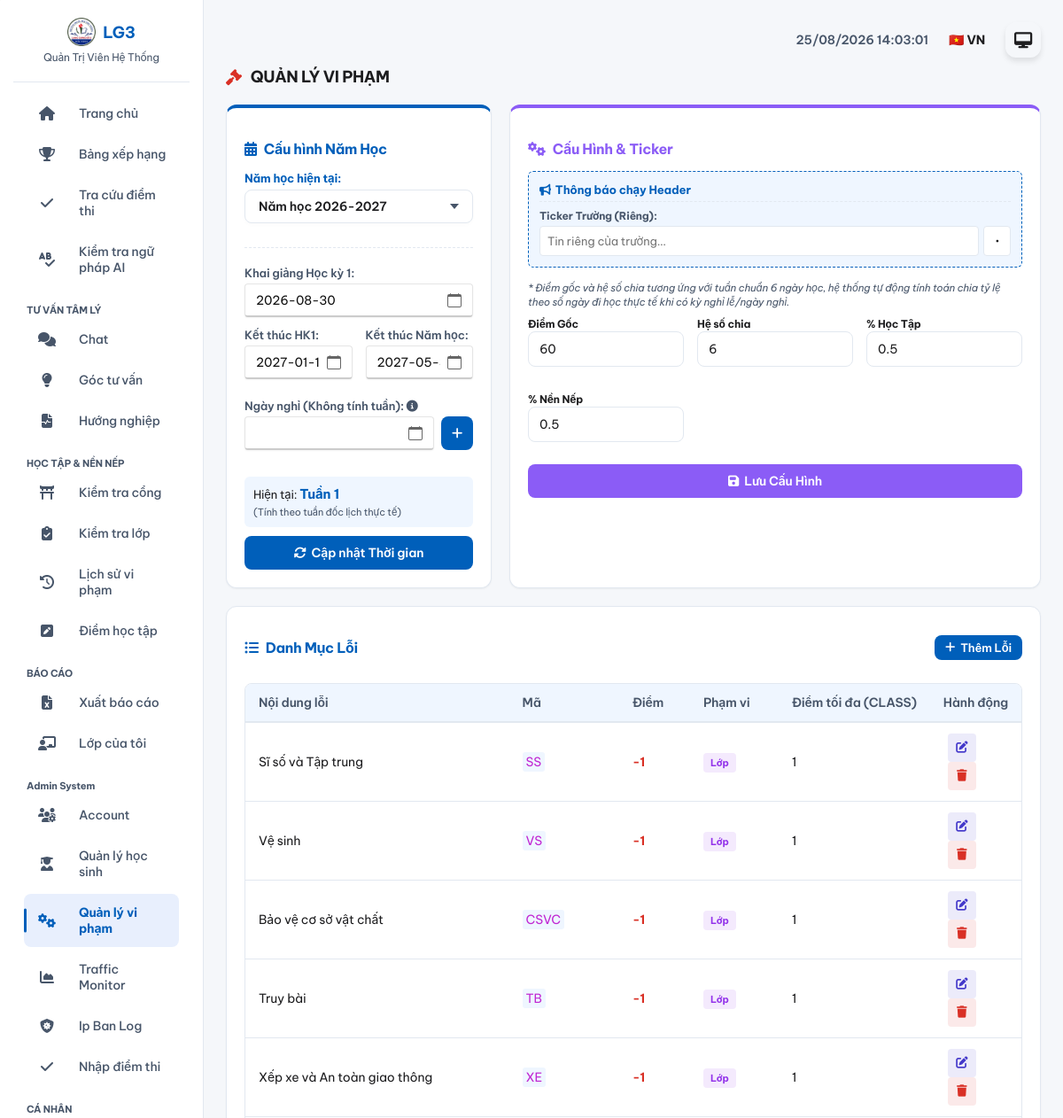
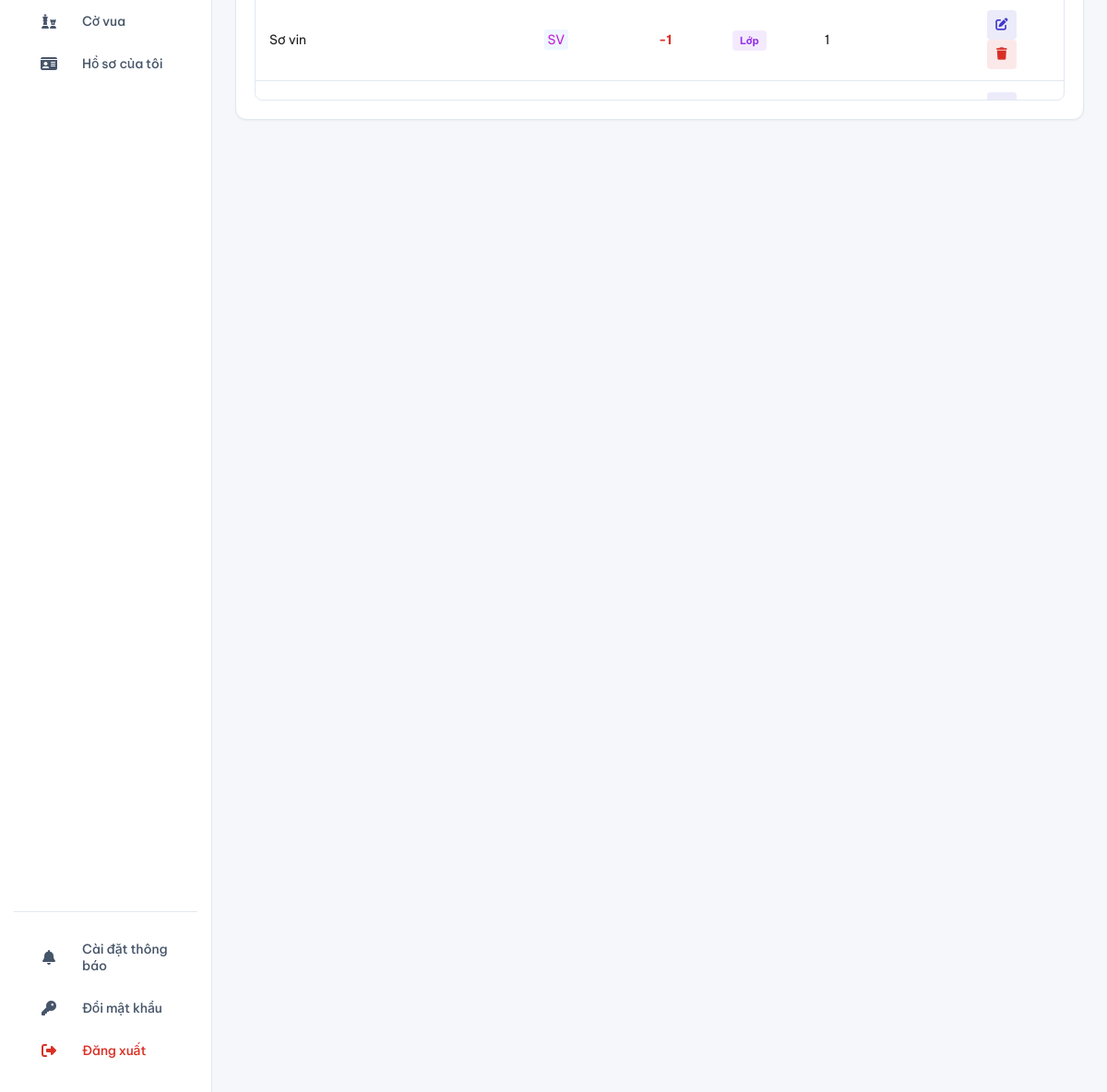
The page /manage_violations.php (signed in) on the database its author committed (2 pictures, top to bottom).
### tables this page shows
CREATE TABLE `config` (
  `id` int(11) NOT NULL AUTO_INCREMENT,
  `key` varchar(50) DEFAULT NULL,
  `value` varchar(255) DEFAULT NULL,
  PRIMARY KEY (`id`),
  UNIQUE KEY `key` (`key`)
);

CREATE TABLE `violation_type` (
  `id` int(11) NOT NULL AUTO_INCREMENT,
  `content` varchar(200) NOT NULL,
  `content_en` varchar(200) DEFAULT NULL,
  `points` float NOT NULL,
  `scope` varchar(20) DEFAULT NULL,
  `short_code` varchar(20) DEFAULT NULL,
  `max_penalty_points` float DEFAULT NULL,
  PRIMARY KEY (`id`)
);

### manage_violations.php (called while the page is built, shortened)
<?php
require_once 'includes/config.php';
$current_school_year = get_current_school_year($pdo);
$current_start_date = get_config_for_year($pdo, 'start_date', $current_school_year, date('Y-09-05'));
$end_hk1_date = get_config_for_year($pdo, 'end_hk1_date', $current_school_year, '');
$end_year_date = get_config_for_year($pdo, 'end_year_date', $current_school_year, '');
$current_week = get_current_week($pdo);
$stmtList = $pdo->query("SELECT * FROM violation_type ORDER BY scope ASC, points ASC");
$violations = $stmtList->fetchAll();
$stmtCfg = $pdo->query("SELECT `key`, value FROM config WHERE `key` IN ('ranking_rules', 'ticker_school')");
$configs = $stmtCfg->fetchAll(PDO::FETCH_KEY_PAIR);
$rules = isset($configs['ranking_rules']) ? json_decode($configs['ranking_rules'], true) : [
    'max_base' => 60, 'divisor' => 6, 'weight_aca' => 0.5, 'weight_con' => 0.5
];
$ticker_school = $configs['ticker_school'] ?? '';
require_once 'views/manage_violations_view.php';
?>

### includes/functions.php (called while the page is built, shortened)
<?php
function get_config_for_year($pdo, $key, $school_year, $default = '') {
    try {
        $stmt = $pdo->prepare("SELECT value FROM config WHERE `key` = ?");
        $stmt->execute([$key . "_" . $school_year]);
        $val = $stmt->fetchColumn();
        if ($val !== false) {
            return $val;
        }
        $stmt->execute([$key]);
        $val = $stmt->fetchColumn();
        return ($val !== false) ? $val : $default;
    } catch (Exception $e) {
        return $default;
    }
}
function get_current_week($pdo) {
    try {
        $current_school_year = get_current_school_year($pdo);
        $current_start_date = get_config_for_year($pdo, 'start_date', $current_school_year, date('Y-m-d'));
        $start = new DateTime($current_start_date);
        $now = new DateTime();
        $now->setTime(0,0,0);
        $start->setTime(0,0,0);
        if ($now < $start) return 1;
        $diff = $start->diff($now);
        $days_passed = $diff->days;
        return floor($days_passed / 7) + 1;
    } catch (Exception $e) {
        return 1;
    }
}
function get_current_school_year($pdo) {
    static $school_year = null;
    if ($school_year !== null) return $school_year;
    try {
        $stmt = $pdo->prepare("SELECT value FROM config WHERE `key` = 'current_school_year'");
        $stmt->execute();
        $school_year = $stmt->fetchColumn() ?: '2026-2027';
    } catch (Exception $e) {
        $school_year = '2026-2027';
    }
    return $school_year;
}
?>

### views/manage_violations_view.php (the view, shortened to what this page needs)
<?php include 'includes/header.php'; ?>
<div class="dashboard-container" style="max-width: 1200px; margin: 0 auto; padding-bottom: 50px;">
    <div style="display: flex; justify-content: space-between; align-items: center; margin-bottom: 20px;">
        <h2 style="margin: 0; color: var(--text-main); display: flex; align-items: center; gap: 10px; font-size: 18px;">
            <i aria-hidden="true" class="fas fa-gavel" style="color: var(--danger-color);"></i> <?= (($_SESSION['lang'] ?? 'vi') === 'vi' ? 'QUẢN LÝ VI PHẠM' : 'MANAGE VIOLATIONS') ?>
        </h2>
    </div>
    <div class="main-grid">
        <div style="display: flex; flex-direction: column; gap: 20px;">
            <div class="win-card" style="border-top: 4px solid var(--primary-color);">
                <h3 style="color: var(--primary-color);"><i aria-hidden="true" class="fas fa-calendar-alt"></i> <?= (($_SESSION['lang'] ?? 'vi') === 'vi' ? 'Cấu hình Năm Học' : 'School Year Config') ?></h3>
                <form class="ajax-form" id="schoolYearForm" style="margin-bottom: 20px; padding-bottom: 15px; border-bottom: 1px dashed var(--border-color);">
                    <div class="timeline-group">
                        <label for="start_date_picker" class="timeline-label" style="font-weight: bold; color: var(--primary-color);"><?= (($_SESSION['lang'] ?? 'vi') === 'vi' ? 'Năm học hiện tại:' : 'Current School Year:') ?></label>
                        <div class="custom-select-container" style="margin-top: 5px; margin-bottom: 0;">
                            <div role="button" tabindex="0" class="select-selected" onclick="window.toggleDropdown(event, this)">
                                <span id="txtSelectedSchoolYear" style="font-weight:600;"><?= (($_SESSION['lang'] ?? 'vi') === 'vi' ? 'Năm học' : 'School Year') ?> <?= htmlspecialchars($current_school_year) ?></span>
                                <div class="select-arrow"></div>
                            </div>
                        </div>
                    </div>
                </form>
                <form class="ajax-form">
                    <div class="timeline-group"><label class="timeline-label"><?= (($_SESSION['lang'] ?? 'vi') === 'vi' ? 'Khai giảng Học kỳ 1:' : 'Start of Semester 1:') ?></label>
<input type="text" id="start_date_picker" name="start_date" value="<?= htmlspecialchars($current_start_date) ?>" class="win-input win-date-picker" readonly required></div>
                    <div style="display: grid; grid-template-columns: 1fr 1fr; gap: 15px; margin-bottom: 12px;">
                        <div class="timeline-group" style="margin-bottom: 0;"><label for="hk1_picker" class="timeline-label"><?= (($_SESSION['lang'] ?? 'vi') === 'vi' ? 'Kết thúc HK1:' : 'End of Semester 1:') ?></label>
<input type="text" id="hk1_picker" name="end_hk1_date" value="<?= htmlspecialchars($end_hk1_date) ?>" class="win-input win-date-picker" readonly></div>
                        <div class="timeline-group" style="margin-bottom: 0;"><label for="year_picker" class="timeline-label"><?= (($_SESSION['lang'] ?? 'vi') === 'vi' ? 'Kết thúc Năm học:' : 'End of School Year:') ?></label>
<input type="text" id="year_picker" name="end_year_date" value="<?= htmlspecialchars($end_year_date) ?>" class="win-input win-date-picker" readonly></div>
                    </div>
                    <div class="timeline-group">
                        <label for="excluded_dates_hidden" class="timeline-label"><?= (($_SESSION['lang'] ?? 'vi') === 'vi' ? 'Ngày nghỉ (Không tính tuần):' : 'Days Off (Excluded from week count):') ?> <i aria-hidden="true" class="fas fa-info-circle" title="<?= (($_SESSION['lang'] ?? 'vi') === 'vi' ? 'Các ngày này sẽ bị trừ ra khi tính tuần học. VD: Nghỉ Tết, Nghỉ lễ...' : 'These days will be excluded when calculating the school week. E.g.: Holidays, Tet...') ?>" style="cursor: help;"></i></label>
                        <div style="display: flex; gap: 8px;">
                            <input type="text" id="add_excluded_date_input" class="win-input win-date-picker" readonly style="flex: 1;">
                            <button aria-label="Action button" type="button" class="win-btn" onclick="window.addExcludedDate()" style="padding: 0 12px; height: 38px; display: inline-flex; align-items: center; justify-content: center;"><i aria-hidden="true" class="fas fa-plus"></i></button>
                        </div>
                    </div>
                    <div style="background: var(--bg-hover); padding: 10px; border-radius: 6px; font-size: 13px;">
                        <?= (($_SESSION['lang'] ?? 'vi') === 'vi' ? 'Hiện tại:' : 'Currently:') ?> <strong style="color: var(--primary-color); font-size: 15px;"><?= (($_SESSION['lang'] ?? 'vi') === 'vi' ? 'Tuần' : 'Week') ?> <?= $current_week ?></strong>
                        <div style="font-size: 11px; color: var(--text-muted); margin-top: 4px;"><?= (($_SESSION['lang'] ?? 'vi') === 'vi' ? '(Tính theo tuần đốc lịch thực tế)' : '(Calculated based on real weeks)') ?></div>
                    </div>
                    <button type="submit" class="win-btn" style="width: 100%; margin-top: 10px; justify-content: center;"><i aria-hidden="true" class="fas fa-sync-alt"></i> <?= (($_SESSION['lang'] ?? 'vi') === 'vi' ? 'Cập nhật Thời gian' : 'Update Time') ?></button>
                </form>
            </div>
        </div>
        <div class="win-card" style="border-top: 4px solid #8b5cf6;">
            <h3 style="color: #8b5cf6;"><i aria-hidden="true" class="fas fa-cogs"></i> <?= (($_SESSION['lang'] ?? 'vi') === 'vi' ? 'Cấu Hình & Ticker' : 'Config & Ticker') ?></h3>
            <form class="ajax-form">
                <div class="ticker-box">
                    <h4 class="ticker-title"><i aria-hidden="true" class="fas fa-bullhorn"></i> <?= (($_SESSION['lang'] ?? 'vi') === 'vi' ? 'Thông báo chạy Header' : 'Header Ticker') ?></h4>
                    <div class="ticker-group" style="margin-bottom: 0;">
                        <label for="tk_sch" style="font-size: 12px; font-weight: bold; color: var(--text-muted); display:block; margin-bottom:4px;"><?= (($_SESSION['lang'] ?? 'vi') === 'vi' ? 'Ticker Trường (Riêng):' : 'School Ticker (Private):') ?></label>
                        <div class="ticker-input-wrap">
                            <input type="text" id="tk_sch" name="ticker_school" class="ticker-input" value="<?= htmlspecialchars($ticker_school) ?>" placeholder="<?= (($_SESSION['lang'] ?? 'vi') === 'vi' ? 'Tin riêng của trường...' : 'Private school news...') ?>">
                            <button type="button" class="btn-dot" onclick="window.addDot('tk_sch')" title="<?= (($_SESSION['lang'] ?? 'vi') === 'vi' ? 'Chèn dấu chấm giữa' : 'Insert Middle Dot') ?>">·</button>
                        </div>
                    </div>
                </div>
                <p style="font-size: 11.5px; color: var(--text-muted); margin-top: 15px; margin-bottom: 5px; font-style: italic; line-height: 1.4;">
                    <?= (($_SESSION['lang'] ?? 'vi') === 'vi' ? '* Điểm gốc và hệ số chia tương ứng với tuần chuẩn 6 ngày học, hệ thống tự động tính toán chia tỷ lệ theo số ngày đi học thực tế khi có kỳ nghỉ lễ/ngày nghỉ.' : '* Base score and division factor correspond to a standard 6-day week. The system automatically calculates proportionally based on actual school days.') ?>
                </p>
                <div class="config-grid" style="margin-bottom: 15px;">
                    <div><label style="font-size: 12px; font-weight: bold;"><?= (($_SESSION['lang'] ?? 'vi') === 'vi' ? 'Điểm Gốc' : 'Base Score') ?></label><input type="number" step="0.5" name="max_base" value="<?= $rules['max_base'] ?>" class="win-input" required></div>
                    <div><label style="font-size: 12px; font-weight: bold;"><?= (($_SESSION['lang'] ?? 'vi') === 'vi' ? 'Hệ số chia' : 'Division Factor') ?> <input type="number" step="0.1" name="divisor" value="<?= $rules['divisor'] ?>" class="win-input" required></label></div>
                    <div><label style="font-size: 12px; font-weight: bold;"><?= (($_SESSION['lang'] ?? 'vi') === 'vi' ? '% Học Tập' : '% Academic') ?> <input type="number" step="0.1" max="1" min="0" name="weight_aca" value="<?= $rules['weight_aca'] ?>" class="win-input" required></label></div>
                    <div><label style="font-size: 12px; font-weight: bold;"><?= (($_SESSION['lang'] ?? 'vi') === 'vi' ? '% Nền Nếp' : '% Discipline') ?> <input type="number" step="0.1" max="1" min="0" name="weight_con" value="<?= $rules['weight_con'] ?>" class="win-input" required></label></div>
                </div>
                <button type="submit" class="win-btn" style="width: 100%; background: #8b5cf6; justify-content: center;"><i aria-hidden="true" class="fas fa-save"></i> <?= (($_SESSION['lang'] ?? 'vi') === 'vi' ? 'Lưu Cấu Hình' : 'Save Config') ?></button>
            </form>
        </div>
    </div>
    <div class="win-card">
        <div style="display: flex; justify-content: space-between; align-items: center; margin-bottom: 15px;">
            <h3 style="color:var(--primary-color);"><i aria-hidden="true" class="fas fa-list-ul"></i> <?= (($_SESSION['lang'] ?? 'vi') === 'vi' ? 'Danh Mục Lỗi' : 'Violation Categories') ?></h3>
            <button onclick="window.openModal('add')" class="win-btn" style="padding: 6px 12px; font-size: 13px;"><i aria-hidden="true" class="fas fa-plus"></i> <span class="hidden-xs"><?= (($_SESSION['lang'] ?? 'vi') === 'vi' ? 'Thêm Lỗi' : 'Add Violation') ?></span></button>
        </div>
        <div class="table-responsive">
            <table class="rank-table" style="width: 100%;">
                <thead>
                    <tr>
                        <th><?= (($_SESSION['lang'] ?? 'vi') === 'vi' ? 'Nội dung lỗi' : 'Violation Content') ?></th><th width="80" class="text-center"><?= (($_SESSION['lang'] ?? 'vi') === 'vi' ? 'Mã' : 'Code') ?></th><th width="80" class="text-center"><?= (($_SESSION['lang'] ?? 'vi') === 'vi' ? 'Điểm' : 'Score') ?></th><th width="100" class="text-center"><?= (($_SESSION['lang'] ?? 'vi') === 'vi' ? 'Phạm vi' : 'Scope') ?></th><th width="110" class="text-center"><?= (($_SESSION['lang'] ?? 'vi') === 'vi' ? 'Điểm tối đa (CLASS)' : 'Max Score (CLASS)') ?></th><th width="80" class="text-right"><?= (($_SESSION['lang'] ?? 'vi') === 'vi' ? 'Hành động' : 'Action') ?></th>
                    </tr>
                </thead>
                <tbody>
                    <?php
                    $lang = $_SESSION['lang'] ?? 'vi';
                    foreach ($violations as $v):
                        $displayContent = ($lang === 'en' && !empty($v['content_en'])) ? $v['content_en'] : $v['content'];
                    ?>
                    <tr>
                        <td data-label="<?= (($_SESSION['lang'] ?? 'vi') === 'vi' ? 'Nội dung' : 'Content') ?>"><?= htmlspecialchars($displayContent) ?></td>
                        <td data-label="<?= (($_SESSION['lang'] ?? 'vi') === 'vi' ? 'Mã viết tắt' : 'Short Code') ?>" class="text-center"><code style="background: var(--bg-hover); padding:2px 4px; border-radius:3px; color:#c026d3;"><?= htmlspecialchars($v['short_code']) ?></code></td>
                        <td data-label="<?= (($_SESSION['lang'] ?? 'vi') === 'vi' ? 'Điểm trừ' : 'Deduction Points') ?>" class="text-center" style="font-weight:bold; color:var(--danger-color);">-<?= $v['points'] ?></td>
                        <td data-label="<?= (($_SESSION['lang'] ?? 'vi') === 'vi' ? 'Phạm vi' : 'Scope') ?>" class="text-center"><span class="badge-scope <?= $v['scope'] === 'GATE' ? 'badge-gate' : 'badge-class' ?>"><?= $v['scope'] === 'GATE' ? (($_SESSION['lang'] ?? 'vi') === 'vi' ? 'Cổng' : 'Gate') : (($_SESSION['lang'] ?? 'vi') === 'vi' ? 'Lớp' : 'Class') ?></span></td>
                        <td data-label="<?= (($_SESSION['lang'] ?? 'vi') === 'vi' ? 'Điểm tối đa' : 'Max Score') ?>" class="text-center"><?= $v['scope'] === 'CLASS' ? ($v['max_penalty_points'] !== null ? $v['max_penalty_points'] : (($_SESSION['lang'] ?? 'vi') === 'vi' ? 'Không giới hạn' : 'Unlimited')) : '-' ?></td>
                        <td data-label="<?= (($_SESSION['lang'] ?? 'vi') === 'vi' ? 'Thao tác' : 'Operation') ?>" class="text-right table-actions">
                            <button aria-label="Edit" class="btn-icon btn-edit" onclick='window.openModal("edit", <?= json_encode($v) ?>)'><i aria-hidden="true" class="fas fa-edit"></i></button>
                            <button aria-label="Delete" class="btn-icon btn-delete" onclick="window.deleteViolation(<?= $v['id'] ?>)"><i aria-hidden="true" class="fas fa-trash"></i></button>
                        </td>
                    </tr>
                    <?php endforeach; ?>
                </tbody>
            </table>
        </div>
    </div>
</div>
<?php include 'includes/footer.php'; ?>

### rows shown on the page
config: value "2026-2027"
violation_type: content "Sĩ số và Tập trung", short_code "SS", points "1", scope "Lớp", max_penalty_points "1"
violation_type: content "Vệ sinh", short_code "VS", points "1", scope "Lớp", max_penalty_points "1"
violation_type: content "Bảo vệ cơ sở vật chất", short_code "CSVC", points "1", scope "Lớp", max_penalty_points "1"
violation_type: content "Truy bài", short_code "TB", points "1", scope "Lớp", max_penalty_points "1"
violation_type: content "Xếp xe và An toàn giao thông", short_code "XE", points "1", scope "Lớp", max_penalty_points "1"
violation_type: content "Sơ vin", short_code "SV", points "1", scope "Lớp", max_penalty_points "1"

### other values the page prints
$current_user['full_name'] "Quản Trị Viên Hệ Thống"
$current_week "1"
